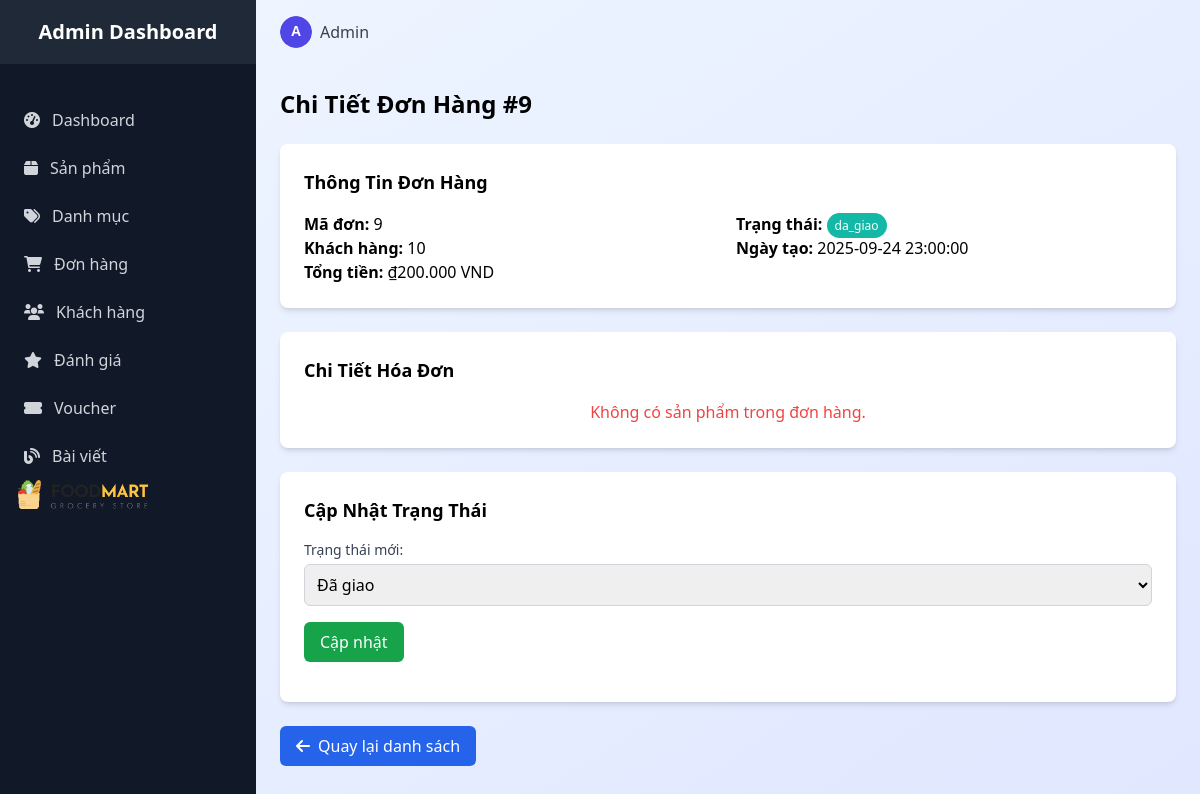
/admin/admin_order/detail/?id=9 (signed in), run on an earlier commit of the app's database.
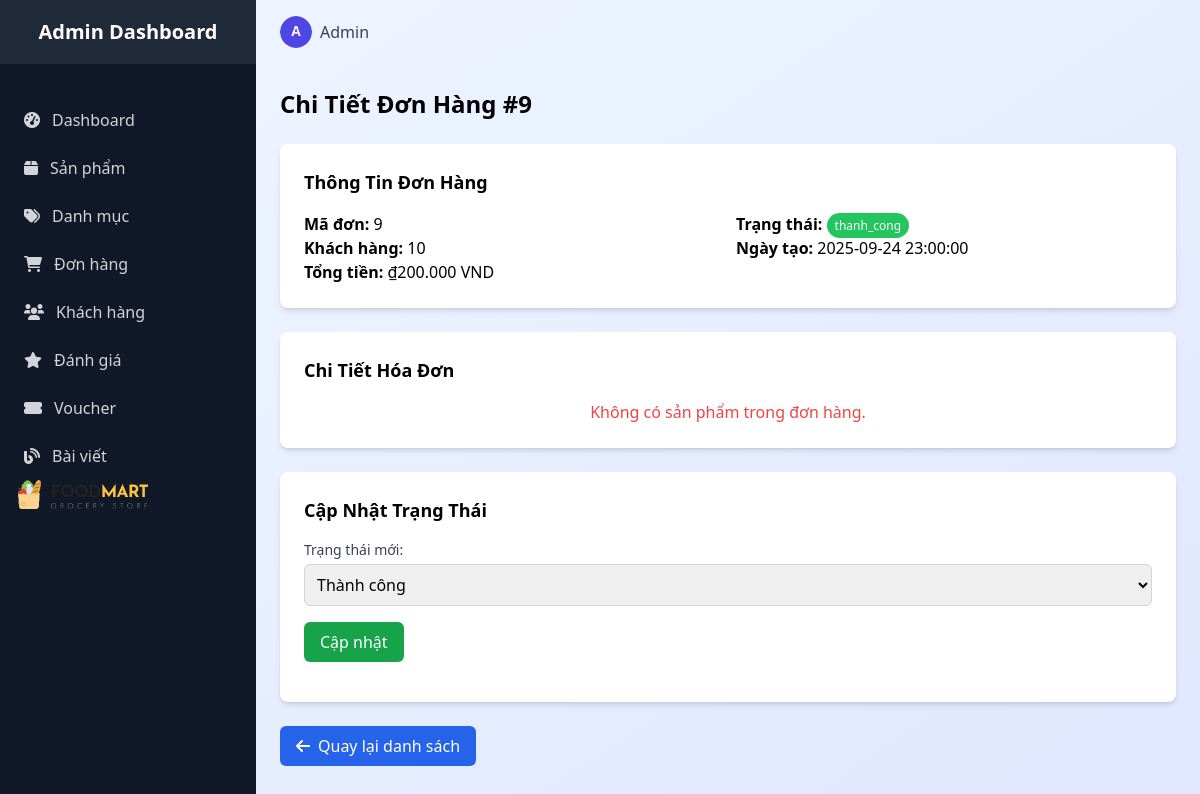
And on a later commit of the database.
### tables this page shows
CREATE TABLE `orders` (
  `id` int(11) NOT NULL,
  `user_id` int(11) DEFAULT NULL,
  `fullname` varchar(100) DEFAULT NULL,
  `phone` varchar(20) DEFAULT NULL,
  `address` varchar(255) DEFAULT NULL,
  `total_price` decimal(10,2) NOT NULL,
  `payment_method` enum('cod','bank','paypal') DEFAULT 'cod',
  `status` enum('cho_xac_nhan','da_xac_nhan','dang_giao','da_giao','thanh_cong','huy') DEFAULT 'cho_xac_nhan',
  `created_at` timestamp NOT NULL DEFAULT current_timestamp(),
  `updated_at` timestamp NOT NULL DEFAULT current_timestamp() ON UPDATE current_timestamp()
);

### controllers/admin/Admin_orderController.php (called while the page is built, shortened)
<?php
require_once 'models/OrderModel.php';
class Admin_orderController extends Controller {
    private $model;
    public function __construct() {
        $this->model = new OrderModel();
    }
    public function detail() {
        $id = $_GET['id'];
        $order = $this->model->getOrderById($id);
        require_once ROOT. '/views/admin/order/order_detail.php';
    }
}
?>

### index.php (called while the page is built, shortened)
<?php
require_once ROOT . "core" . DIRECTORY_SEPARATOR . "database.php";
$app = new App();

### core/database.php (called while the page is built, shortened)
<?php
class Database {
    public function __construct() {
        $this->conn = new mysqli(DB_HOST, DB_USER, DB_PASS, DB_NAME);
    }
}

### models/OrderModel.php (called while the page is built, shortened)
<?php
require_once ROOT . "core/database.php";
class OrderModel extends Database{
    public function getOrderById($id) {
        $stmt = $this->conn->prepare("SELECT * FROM orders WHERE id = ?");
        $stmt->bind_param("i", $id);
        $stmt->execute();
        $result = $stmt->get_result();
        return $result->fetch_assoc();
    }
}

### views/admin/order/order_detail.php (the view, shortened to what this page needs)
<?php
$orderDetails = $data['order_details'] ?? [];
?>
<body class="bg-gradient-to-br from-blue-50 to-indigo-100 min-h-screen">
<?php include ROOT . '/views/admin/layouts/sidebar.php'; ?>
    <div class="lg:ml-64">
    <?php include ROOT . '/views/admin/layouts/header.php'; ?>
        <main class="p-6">
            <h2 class="text-2xl font-bold mb-6">Chi Tiết Đơn Hàng #<?php echo htmlspecialchars($order['id'] ?? 'N/A'); ?></h2>
            <?php if (empty($order)): ?>
                <div class="text-center text-red-500">Không tìm thấy đơn hàng.</div>
            <?php else: ?>
                <div class="bg-white shadow-md rounded-lg p-6 mb-6">
                    <h3 class="text-lg font-semibold mb-4">Thông Tin Đơn Hàng</h3>
                    <div class="grid grid-cols-1 md:grid-cols-2 gap-4">
                        <div>
                            <p><strong>Mã đơn:</strong> <?php echo htmlspecialchars($order['id'] ?? 'N/A'); ?></p>
                            <p><strong>Khách hàng:</strong> <?php echo htmlspecialchars($order['user_id'] ?? 'Chưa có tên'); ?></p>
                            <p><strong>Tổng tiền:</strong> ₫<?php echo number_format($order['total_price'] ?? 0, 0, ',', '.'); ?> VND</p>
                        </div>
                        <div>
                            <p><strong>Trạng thái:</strong>
                                <span class="px-2 py-1 text-xs rounded-full <?php echo getStatusClass($order['status']); ?>">
                                    <?php echo htmlspecialchars($order['status'] ?? 'Chưa xác định'); ?>
                                </span>
                            </p>
                            <p><strong>Ngày tạo:</strong> <?php echo htmlspecialchars($order['created_at'] ?? 'Chưa có thông tin'); ?></p>
                        </div>
                    </div>
                </div>
                <div class="bg-white shadow-md rounded-lg p-6 mb-6">
                    <h3 class="text-lg font-semibold mb-4">Chi Tiết Hóa Đơn</h3>
                    <?php if (empty($orderDetails)): ?>
                        <p class="text-center text-red-500">Không có sản phẩm trong đơn hàng.</p>
                    <?php endif; ?>
                </div>
                <div class="bg-white shadow-md rounded-lg p-6">
                    <h3 class="text-lg font-semibold mb-4">Cập Nhật Trạng Thái</h3>
                    <form method="post" action="<?= BASE_URL ?>admin/admin_order/updateStatus&id=<?php echo htmlspecialchars($order['id']); ?>" class="space-y-4">
                        <div>
                            <label for="status" class="block text-sm font-medium text-gray-700">Trạng thái mới:</label>
                            <select name="status" id="status" class="mt-1 block w-full border border-gray-300 rounded-md p-2">
                                <option value="da_giao" <?php echo ($order['status'] ?? '') === 'da_giao' ? 'selected' : ''; ?>>Đã giao</option>
                                <option value="thanh_cong" <?php echo ($order['status'] ?? '') === 'thanh_cong' ? 'selected' : ''; ?>>Thành công</option>
                            </select>
                        </div>
                        <button type="submit" class="px-4 py-2 bg-green-600 text-white rounded-md hover:bg-green-700">Cập nhật</button>
                    </form>
                </div>
                <div class="mt-6">
                    <a href="/FoodMartLab/admin/admin_order/index" class="inline-flex items-center px-4 py-2 bg-blue-600 text-white rounded-md hover:bg-blue-700">
                        <i class="fas fa-arrow-left mr-2"></i> Quay lại danh sách
                    </a>
                </div>
            <?php endif; ?>
        </main>
    </div>
    <?php
    function getStatusClass($status) {
        switch (strtolower($status)) {
            case 'da_giao':
                return 'bg-teal-500 text-white';
            case 'thanh_cong':
                return 'bg-green-500 text-white';
        }
    }
    ?>
</body>
</html>

What changed in the data, as far as the page shows it:
changed orders id 9: status "da_giao" → "thanh_cong"; status "Đã giao" → "Thành công"
